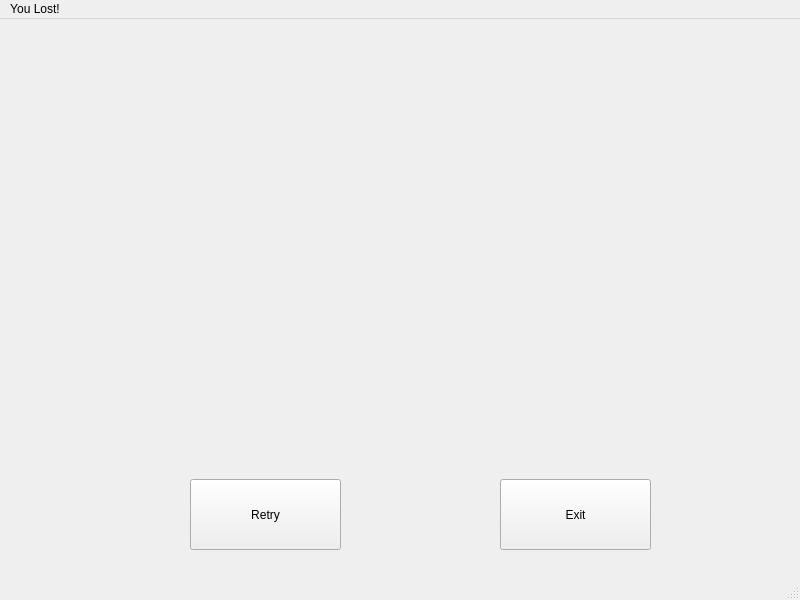
<?xml version="1.0" encoding="UTF-8"?>
<ui version="4.0">
 <class>LossWindow</class>
 <widget class="QMainWindow" name="LossWindow">
  <property name="geometry">
   <rect>
    <x>0</x>
    <y>0</y>
    <width>800</width>
    <height>600</height>
   </rect>
  </property>
  <property name="windowTitle">
   <string>MainWindow</string>
  </property>
  <widget class="QWidget" name="centralwidget">
   <widget class="QPushButton" name="pushButton">
    <property name="geometry">
     <rect>
      <x>190</x>
      <y>460</y>
      <width>151</width>
      <height>71</height>
     </rect>
    </property>
    <property name="text">
     <string>Retry</string>
    </property>
   </widget>
   <widget class="QPushButton" name="pushButton_2">
    <property name="geometry">
     <rect>
      <x>500</x>
      <y>460</y>
      <width>151</width>
      <height>71</height>
     </rect>
    </property>
    <property name="text">
     <string>Exit</string>
    </property>
   </widget>
  </widget>
  <widget class="QMenuBar" name="menubar">
   <property name="geometry">
    <rect>
     <x>0</x>
     <y>0</y>
     <width>800</width>
     <height>25</height>
    </rect>
   </property>
   <widget class="QMenu" name="menuYou_Lost">
    <property name="title">
     <string>You Lost!</string>
    </property>
   </widget>
   <addaction name="menuYou_Lost"/>
  </widget>
  <widget class="QStatusBar" name="statusbar"/>
 </widget>
 <resources/>
 <connections/>
</ui>
